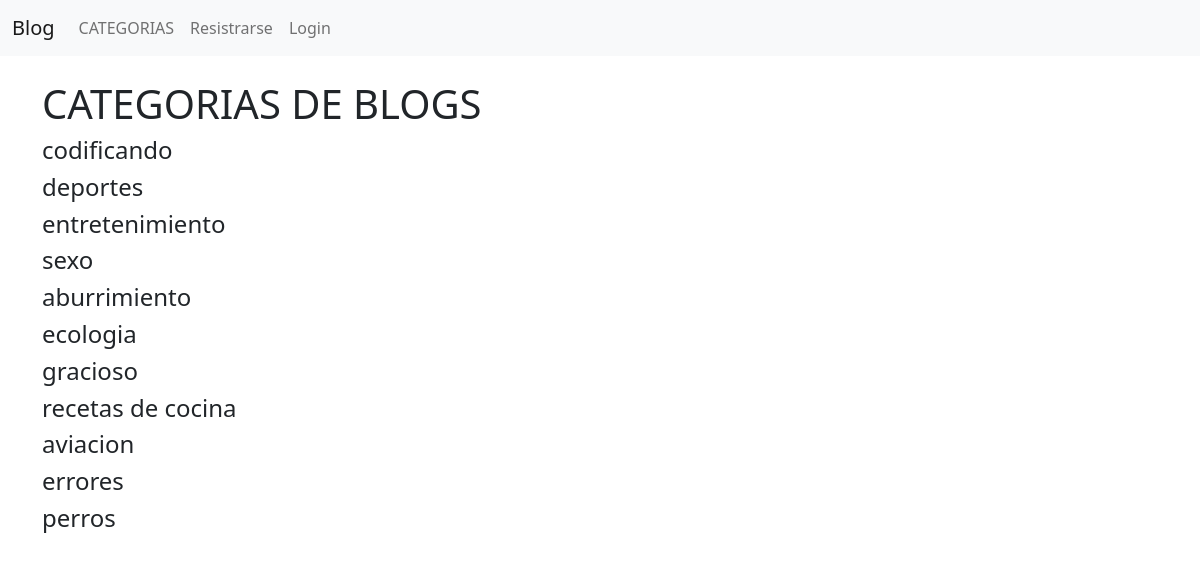
The page /category-list/ on the database its author committed.
### theblog/models.py (models this page shows, shortened)
class Category(models.Model):
    name=models.CharField(max_length=255)
    def __str__(self):
        return self.name

### theblog/views.py (the view)
# urls.py: path("category-list/",CategoryListView,name="category-list"),
def CategoryListView(request):
    cat_menu_list=Category.objects.all()
    return render(request, "category_list.html",{"cat_menu_list":cat_menu_list})

### theblog/templates/category_list.html (shortened to what this page needs)
{%extends "base.html"%}
{%block content%}
    <h1>CATEGORIAS DE BLOGS</h1>
        {%for item in cat_menu_list%}
            <h4><a class="dropdown-item" href="{%url "category" item|slugify%}">{{item}}</a></h4>
        {%endfor%}
{% endblock %}

### rows shown on the page
Category: name "codificando"
Category: name "deportes"
Category: name "entretenimiento"
Category: name "sexo"
Category: name "aburrimiento"
Category: name "ecologia"
Category: name "gracioso"
Category: name "recetas de cocina"
Category: name "aviacion"
Category: name "errores"
Category: name "perros"
